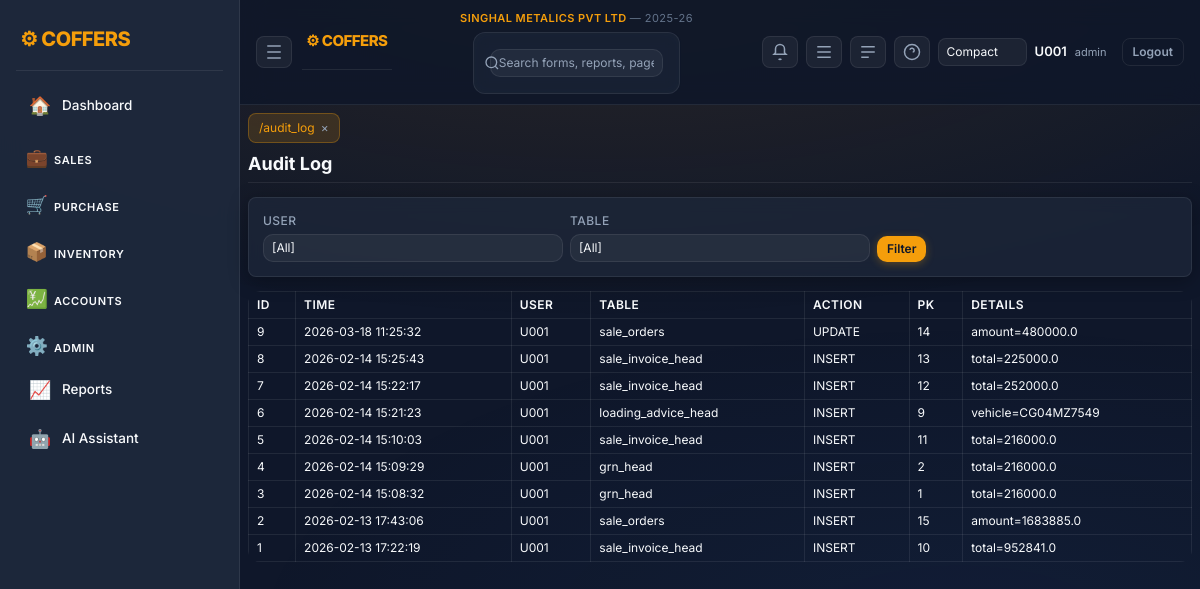
The page /audit_log (signed in) on the database its author committed.
### tables this page shows
CREATE TABLE company_mast(
          company_id INTEGER PRIMARY KEY AUTOINCREMENT,
          company_name TEXT,
          short_name TEXT,
          gstin TEXT,
          address TEXT,
          city TEXT,
          state TEXT
        , group_name TEXT, company_logo TEXT, app_logo TEXT);

CREATE TABLE financial_years(
          fy_id INTEGER PRIMARY KEY AUTOINCREMENT,
          company_id INTEGER,
          fy_name TEXT,
          start_date TEXT,
          end_date TEXT
        );

CREATE TABLE audit_log(
          id INTEGER PRIMARY KEY AUTOINCREMENT,
          log_time TEXT,
          user_code TEXT,
          table_name TEXT,
          action TEXT,
          pk TEXT,
          details TEXT
        , company_id INTEGER, division_id INTEGER, fy_id INTEGER);

### app.py (the view)
@app.route("/audit_log")
def audit_log():
    if "user" not in session:
        return redirect("/")
    con = db()
    ensure_audit_table(con)
    company_id = session.get("company_id")
    fy_id = session.get("fy_id")
    user_filter = request.args.get("user","")
    table_filter = request.args.get("table","")
    sql = """
        SELECT id,log_time,user_code,table_name,action,pk,details
        FROM audit_log
        WHERE 1=1
    """
    params = []
    if company_id is not None:
        sql += " AND (company_id IS NULL OR company_id=?)"
        params.append(company_id)
    if fy_id is not None:
        sql += " AND (fy_id IS NULL OR fy_id=?)"
        params.append(fy_id)
    if user_filter:
        sql += " AND user_code=?"
        params.append(user_filter)
    if table_filter:
        sql += " AND table_name=?"
        params.append(table_filter)
    sql += " ORDER BY id DESC LIMIT 200"
    rows = con.execute(sql, params).fetchall()
    users = [r[0] for r in con.execute("SELECT DISTINCT user_code FROM audit_log WHERE user_code<>'' ORDER BY user_code").fetchall()]
    tables = [r[0] for r in con.execute("SELECT DISTINCT table_name FROM audit_log ORDER BY table_name").fetchall()]
    return render_template("audit_log.html", rows=rows, users=users, tables=tables, user_filter=user_filter, table_filter=table_filter)

### app.py (called while the page is built)
def today():
    return date.today().isoformat()

def db():
    con = getattr(g, "_db", None)
    if con is None:
        con = sqlite3.connect(DB)
        con.row_factory = sqlite3.Row
        g._db = con
    return con

def ensure_audit_table(con):
    con.execute("""
        CREATE TABLE IF NOT EXISTS audit_log(
          id INTEGER PRIMARY KEY AUTOINCREMENT,
          log_time TEXT,
          user_code TEXT,
          table_name TEXT,
          action TEXT,
          pk TEXT,
          details TEXT
        )
    """)
    for stmt in [
        "ALTER TABLE audit_log ADD COLUMN company_id INTEGER",
        "ALTER TABLE audit_log ADD COLUMN division_id INTEGER",
        "ALTER TABLE audit_log ADD COLUMN fy_id INTEGER"
    ]:
        try:
            con.execute(stmt)
        except sqlite3.OperationalError:
            pass

def ensure_company_context(con):
    ensure_company_core(con)
    row = con.execute("SELECT company_id,company_name FROM company_mast ORDER BY company_id LIMIT 1").fetchone()
    if row and "company_id" not in session:
        session["company_id"] = row["company_id"]
        session["company_name"] = row["company_name"]
    company_id = session.get("company_id")
    if company_id:
        fy = con.execute("""
            SELECT fy_id,fy_name,start_date,end_date
            FROM financial_years
            WHERE company_id=?
            ORDER BY start_date
        """, (company_id,)).fetchone()
        if fy:
            session.setdefault("fy_id", fy["fy_id"])
            session.setdefault("fy_name", fy["fy_name"])
            session.setdefault("fy_start", fy["start_date"])
            session.setdefault("fy_end", fy["end_date"])

@app.before_request
def enforce_login():
    open_endpoints = {
        "login",
        "logout",
        "static",
        "so_preview", "so_accept", "so_decline",
        "la_preview", "la_accept", "la_decline",
        "po_preview", "po_accept", "po_decline",
        "two_factor",
        "public_rates",
    }
    if request.endpoint in open_endpoints or request.endpoint is None:
        return
    if "user" not in session:
        return redirect("/")
    con = db()
    ensure_company_context(con)
    now = int(time.time())
    last = session.get("last_seen", now)
    if now - last > 1800:
        session.clear()
        return redirect("/")
    session["last_seen"] = now

### templates/audit_log.html (shortened to what this page needs)
{% extends "base.html" %}
{% block content %}
<h3>Audit Log</h3>
<form method="get" class="card p-3 mb-3">
  <div class="row g-2 align-items-end">
    <div class="col-12 col-md-4">
      <label>User</label>
      <select name="user" class="form-control">
        <option value="">[All]</option>
      </select>
    </div>
    <div class="col-12 col-md-4">
      <label>Table</label>
      <select name="table" class="form-control">
        <option value="">[All]</option>
      </select>
    </div>
    <div class="col-12 col-md-4">
      <button class="btn btn-primary">Filter</button>
    </div>
  </div>
</form>
<div class="table-responsive">
  <table class="table table-sm table-bordered">
    <thead>
      <tr>
        <th>ID</th>
        <th>Time</th>
        <th>User</th>
        <th>Table</th>
        <th>Action</th>
        <th>PK</th>
        <th>Details</th>
      </tr>
    </thead>
    <tbody>
      {% for r in rows %}
      <tr>
        <td>{{r[0]}}</td>
        <td>{{r[1]}}</td>
        <td>{{r[2]}}</td>
        <td>{{r[3]}}</td>
        <td>{{r[4]}}</td>
        <td>{{r[5]}}</td>
        <td>{{r[6]}}</td>
      </tr>
      {% endfor %}
    </tbody>
  </table>
</div>
{% endblock %}

### templates/base.html (shortened to what this page needs)
<!doctype html>
<html lang="en">
<head>
<link href="https://cdn.jsdelivr.net/npm/bootstrap@5.3.2/dist/css/bootstrap.min.css" rel="stylesheet">
<link href="/static/css/style.css" rel="stylesheet">
</head>
<body>
{% set logged_in = session.user is defined and session.user %}
{% if logged_in %}
  <div class="layout">
    <aside class="sidebar">
      <div class="brand">⚙ COFFERS</div>
      <nav class="menu">
        {% set path = request.path if request else '' %}
        <a href="/dashboard" class="menu-item {% if path.startswith('/dashboard') %}active{% endif %}" title="Dashboard"><span class="icon">🏠</span><span class="label">Dashboard</span></a>
        <div class="menu-group">
          <button class="menu-title collapsible" data-target="group-sales">
            <span class="icon">💼</span><span class="label">Sales</span>
          </button>
        </div>
        <div class="menu-group">
          <button class="menu-title collapsible" data-target="group-purchase">
            <span class="icon">🛒</span><span class="label">Purchase</span>
          </button>
        </div>
        <div class="menu-group">
          <button class="menu-title collapsible" data-target="group-inventory">
            <span class="icon">📦</span><span class="label">Inventory</span>
          </button>
        </div>
        <div class="menu-group">
          <button class="menu-title collapsible" data-target="group-accounts">
            <span class="icon">💹</span><span class="label">Accounts</span>
          </button>
        </div>
        <div class="menu-group">
          <button class="menu-title collapsible" data-target="group-admin">
            <span class="icon">⚙️</span><span class="label">Admin</span>
          </button>
        </div>
        <a href="/control_report" class="menu-item {% if path.startswith('/control_report') %}active{% endif %}" title="Reports"><span class="icon">📈</span><span class="label">Reports</span></a>
        <a href="/ai" class="menu-item {% if path.startswith('/ai') %}active{% endif %}" title="AI Assistant"><span class="icon">🤖</span><span class="label">AI Assistant</span></a>
      </nav>
    </aside>
    <main class="main">
      <header class="topbar">
        <div class="top-left">
          <button class="icon-btn" id="collapseBtn" title="Collapse Sidebar">
            <svg xmlns="http://www.w3.org/2000/svg" width="18" height="18" viewBox="0 0 24 24" fill="none" stroke="currentColor" stroke-width="2"><path d="M3 4h18M3 12h18M3 20h18"/></svg>
          </button>
          <div class="brand" style="font-size:15px">⚙ COFFERS</div>
        </div>
        <div class="top-center">
          <div style="font-size:11px;color:#f59e0b;font-weight:600;letter-spacing:0.04em;margin-bottom:3px">
            {{ session.company_name or 'Company not set' }}
            {% if session.fy_name %}<span style="color:#64748b;font-weight:400"> &mdash; {{ session.fy_name }}</span>{% endif %}
          </div>
          <form class="search-wrap" method="get" action="/search">
            <svg class="search-icon" xmlns="http://www.w3.org/2000/svg" width="16" height="16" viewBox="0 0 24 24" fill="none" stroke="currentColor" stroke-width="2"><circle cx="11" cy="11" r="8"/><path d="m21 21-4.3-4.3"/></svg>
            <input class="search" name="q" placeholder="Search forms, reports, pages…" value="{{ request.args.get('q','') if request else '' }}">
          </form>
        </div>
        <div class="top-right">
          <a href="/notifications" class="icon-btn" id="notifBtn" title="Notifications">
            <svg xmlns="http://www.w3.org/2000/svg" width="18" height="18" viewBox="0 0 24 24" fill="none" stroke="currentColor" stroke-width="2"><path d="M6 8a6 6 0 1 1 12 0v5l2 2H4l2-2Z"/><path d="M13.73 21a2 2 0 0 1-3.46 0"/></svg>
          </a>
          <button class="icon-btn" id="rightToggle" title="AI Pane">
            <svg xmlns="http://www.w3.org/2000/svg" width="18" height="18" viewBox="0 0 24 24" fill="none" stroke="currentColor" stroke-width="2"><path d="M3 5h18M3 12h18M3 19h18"/></svg>
          </button>
          <button class="icon-btn" id="bottomToggle" title="Console">
            <svg xmlns="http://www.w3.org/2000/svg" width="18" height="18" viewBox="0 0 24 24" fill="none" stroke="currentColor" stroke-width="2"><path d="M3 5h18M3 12h18M3 19h10"/></svg>
          </button>
          <div class="dropdown">
            <button class="icon-btn" id="helpBtn">
              <svg xmlns="http://www.w3.org/2000/svg" width="18" height="18" viewBox="0 0 24 24" fill="none" stroke="currentColor" stroke-width="2"><circle cx="12" cy="12" r="10"/><path d="M9.09 9a3 3 0 0 1 5.83 1c0 1.5-1 2-2 2"/><path d="M12 17h.01"/></svg>
            </button>
          </div>
          <select id="densitySelect" class="form-select form-select-sm" style="max-width:120px">
            <option value="compact" {% if session.default_density=='compact' %}selected{% endif %}>Compact</option>
          </select>
          <div class="user">
            <span class="user-name">{{session.user or ''}}</span>
            <span class="user-role">{{session.role or ''}}</span>
            <a href="/logout" class="btn btn-sm btn-outline-light ms-2">Logout</a>
          </div>
        </div>
      </header>
      <section class="content">
        <div id="tabsBar" class="tabs"></div>
{% endif %}
        {% block content %}{% endblock %}
{% if logged_in %}
      </section>
    </main>
  </div>
{% endif %}
</body>
</html>

### rows shown on the page
company_mast: company_name "SINGHAL METALICS PVT LTD"
financial_years: fy_name "2025-26"
audit_log: id "9", log_time "2026-03-18 11:25:32", user_code "U001", table_name "sale_orders", action "UPDATE", pk "14", details "amount=480000.0"
audit_log: id "8", log_time "2026-02-14 15:25:43", user_code "U001", table_name "sale_invoice_head", action "INSERT", pk "13", details "total=225000.0"
audit_log: id "7", log_time "2026-02-14 15:22:17", user_code "U001", table_name "sale_invoice_head", action "INSERT", pk "12", details "total=252000.0"
audit_log: id "6", log_time "2026-02-14 15:21:23", user_code "U001", table_name "loading_advice_head", action "INSERT", pk "9", details "vehicle=CG04MZ7549"
audit_log: id "5", log_time "2026-02-14 15:10:03", user_code "U001", table_name "sale_invoice_head", action "INSERT", pk "11", details "total=216000.0"
audit_log: id "4", log_time "2026-02-14 15:09:29", user_code "U001", table_name "grn_head", action "INSERT", pk "2", details "total=216000.0"
audit_log: id "3", log_time "2026-02-14 15:08:32", user_code "U001", table_name "grn_head", action "INSERT", pk "1", details "total=216000.0"
audit_log: id "2", log_time "2026-02-13 17:43:06", user_code "U001", table_name "sale_orders", action "INSERT", pk "15", details "amount=1683885.0"
audit_log: id "1", log_time "2026-02-13 17:22:19", user_code "U001", table_name "sale_invoice_head", action "INSERT", pk "10", details "total=952841.0"

### other values the page prints
{{ session.user or '' }} "U001"
{{ session.role or '' }} "admin"
